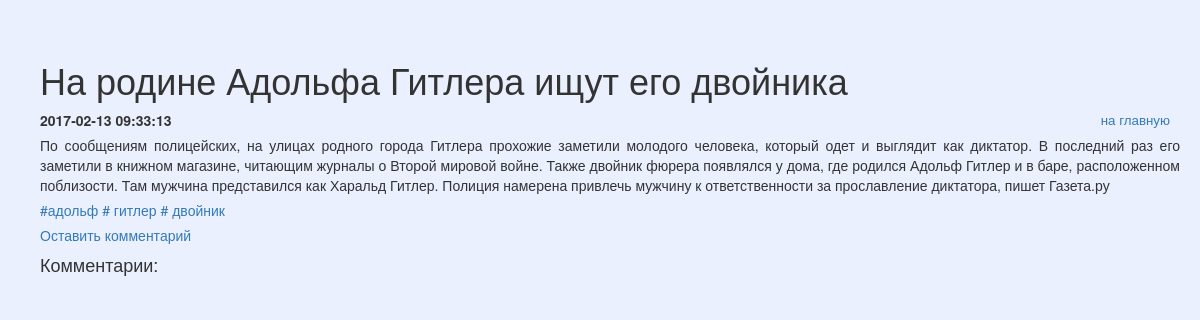
Page /include/note.php?id=73 on the committed database.
### tables this page shows
CREATE TABLE `post` (
  `post_id` bigint(20) UNSIGNED NOT NULL,
  `post_title` varchar(255) DEFAULT NULL,
  `post_min_text` text,
  `post_text` text,
  `post_create_datetime` timestamp NULL DEFAULT NULL,
  `post_update_datetime` timestamp NOT NULL DEFAULT CURRENT_TIMESTAMP ON UPDATE CURRENT_TIMESTAMP
);

### include/db.php (called while the page is built, shortened)
<?php
try {
    $link = new PDO('mysql:host=localhost;dbname=blog', 'stud', 'password');
} catch (PDOException $e) {
    print "Error!: " . $e->getMessage() . "<br/>";
    die();
}
if($_GET['id']){
    $getid = $_GET['id'];
    $select_update = $link->query("SELECT post.*, group_concat(tag.tag_title) as tags FROM post LEFT JOIN post_to_tag USING (post_id) LEFT JOIN tag USING (tag_id) WHERE post_id='$getid' group by post.post_id");
    $res_select_update = $select_update ->fetchAll(PDO::FETCH_ASSOC);
}

### include/note.php (the view, shortened to what this page needs)
<?php
require_once 'db.php';
?>
<!DOCTYPE html>
<html lang="ru">
	<head>
        <link rel="stylesheet" href="https://maxcdn.bootstrapcdn.com/bootstrap/3.3.7/css/bootstrap.min.css">
		<link rel="stylesheet" href="../css/styless.css">
	</head>
	<body>
		<div id="wrapper">
			<h1><?=$res_select_update[0]['post_title']?></h1>
			<div>
				<p class="nav right">
					<a href="../index.php">на главную</a>
				</p>
				<p class="date"><?=$res_select_update[0]['post_create_datetime']?></p>
				<p class="posttext">
                <?=$res_select_update[0]['post_text'];?>
                </p>
                <p>
                <?php if ($res_select_update[0]['tags']) {
					       $value['tags'] = explode(',', $res_select_update[0]['tags']);
					    foreach ($value['tags'] as $tag) {
					     	    ?>
                         <span class="print_tag">
                         <a href='../include/posttotag.php?tag=<?=$tag?>'><?="#".$tag?></a>
                         </span>
					    <?php  } ?>
				<?php } ?>
                </p>
                <a href='?id=<?=$_GET['id']?>&comment=mine#answer'>Оставить комментарий</a>
                <h4>Комментарии:</h4>
			</div>
		</div>
	</body>
</html>

### css/styless.css (style rules this page uses)
body { background-color: #EBF0FF; }
#wrapper { margin-top: 20px; padding: 20px; text-align: justify; margin-left: 20px; }
#wrapper > div { margin-bottom: 15px; }
#wrapper p { margin-bottom: 5px; }
.date { font-weight: bold; }
.nav { text-align: right; padding-right: 10px; font-size: 10pt; }
.right { float:right }

### rows in the picture
post: post_title "На родине Адольфа Гитлера ищут его двойника", post_create_datetime "2017-02-13 09:33:13", post_text "По сообщениям полицейских, на улицах родного города Гитлера прохожие заметили молодого человека, который одет и выглядит как диктатор. В последний раз его заметили в книжном магазине, читающим журналы о Второй мировой войне. Также двойник фюрера появлялся у дома, где родился Адольф Гитлер и в баре, расположенном поблизости. Там мужчина представился как Харальд Гитлер. Полиция намерена привлечь мужчину к ответственности за прославление диктатора, пишет Газета.ру"

### other values in the picture
$tag "адольф"
$tag "гитлер"
$tag "двойник"
